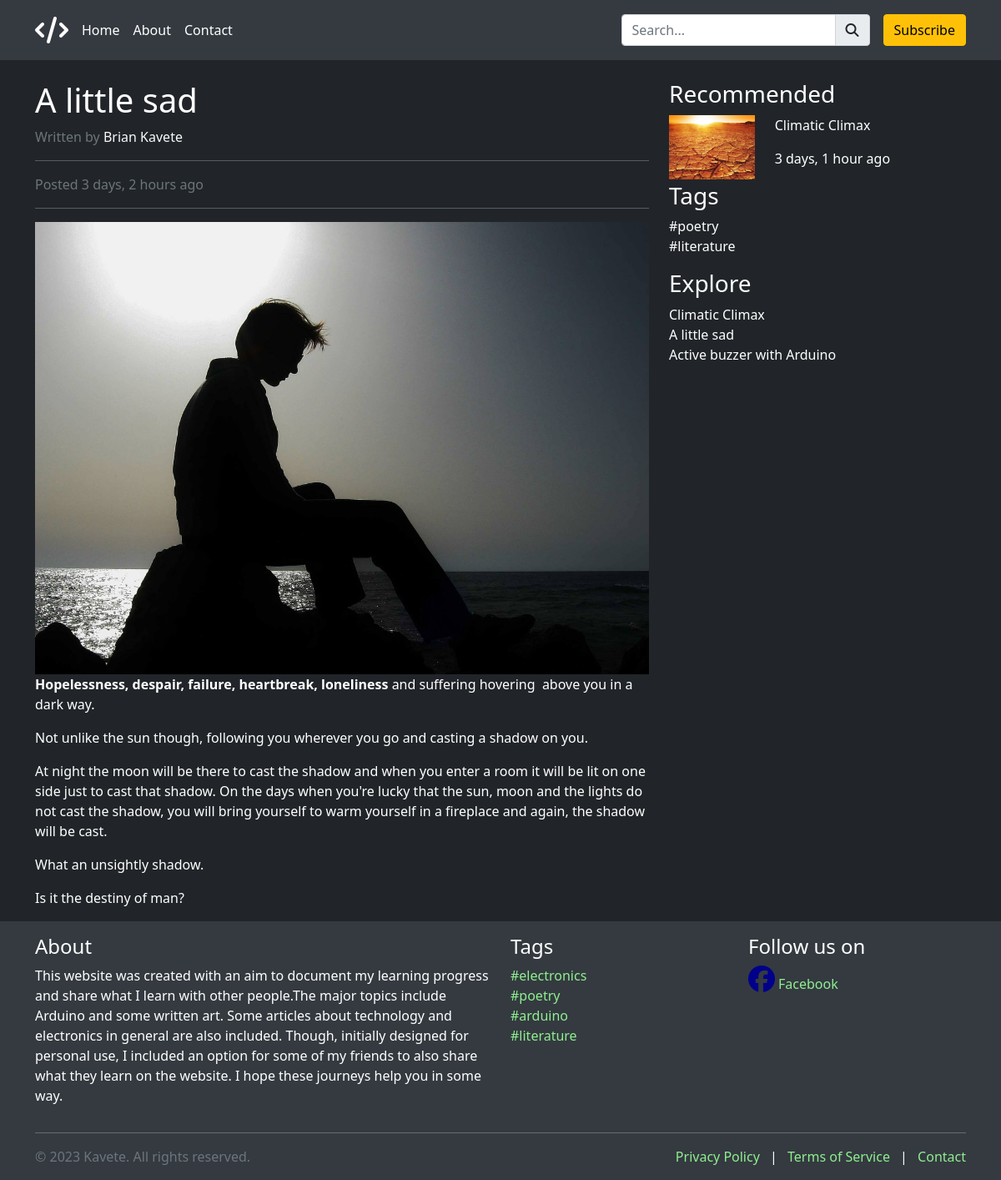
The app's page /post/a-little-sad/ with its own data.
### main_blog/models.py (models this page shows, shortened)
class BlogPost(models.Model):
    title = models.CharField(max_length=50)
    date_published = models.DateTimeField(auto_now_add=True)
    date_updated = models.DateTimeField(auto_now=True)
    author = models.ForeignKey(
        User, on_delete=models.CASCADE, related_name="blog_posts"
    )
    prepopulated_fields = {"slug": ("firstname", "lastname")}
    preview_image = models.ImageField(
        upload_to=unique_image_name, null=True, blank=True
    )
    tags = models.ManyToManyField(to=Tag, related_name="posts", blank=True)
    slug = models.SlugField(default="", null=False, unique=True)
    content = RichTextUploadingField(null=False)

class Tag(models.Model):
    name = models.CharField(max_length=100, unique=True)
    slug = models.SlugField(default="", null=False)
    def __str__(self):
        return f"{self.name}"

### main_blog/views.py (the view)
# urls.py: path('post/<slug:slug>/', blog_post_detail, name='blog_post_detail'),
def blog_post_detail(request, slug):
    post = BlogPost.objects.get(slug=slug)
    random_posts = BlogPost.objects.order_by("?")[:5]
    post_tags = post.tags.all()
    related_posts = (
        BlogPost.objects.filter(tags__in=post_tags).exclude(slug=slug).distinct()[:5]
    )
    context = {
        "blog_post": post,
        "random_posts": random_posts,
        "related_posts": related_posts,
    }
    return render(request, "blog_details.html", context)

### main_blog/forms.py
class SubscriberForm(forms.ModelForm):
    class Meta:
        model = Subscriber
        fields = ['email', 'name']
        widgets = {
            'email': forms.EmailInput(attrs={'class': 'form-control mb-3', 'placeholder': 'Your email'}),
            'name': forms.TextInput(attrs={'class': 'form-control mb-3', 'placeholder': 'Your name'}),
        }

### main_blog/context_processors.py (called while the page is built)
def get_all_tags(request):
    all_tags = Tag.objects.all().order_by("?")[:10]
    return {"all_tags": all_tags}

def subscription_form(request):
    form = SubscriberForm()
    return {'subscription_form': form}

### main_blog/templates/blog_details.html (shortened to what this page needs)
{% extends 'layout/base.html' %}
{% load humanize %}
{% block content %}
    <div class="container mt-4">
        <div class="row">
            <div class="col-md-8">
                <h1 class="post-title">{{ blog_post.title }}</h1>
                <p class="post-meta">Written by <a href="#"
                                                   class="text-decoration-none text-light">{{ blog_post.author.first_name }} {{ blog_post.author.last_name }}</a>
                </p>
                <hr>
                <p class="post-meta">Posted {{ blog_post.date_published | naturaltime }}</p>
                <hr>
                {% if blog_post.preview_image %}
                    <img src="{{ blog_post.preview_image.url }}" alt="Blog Post Image" class="img-fluid">
                {% endif %}
                <div class="post-content">
                    {{ blog_post.content | safe }}
                </div>
            </div>
            <div class="col-md-4">
                <div class="sidebar">
                {% if related_posts %}
                    <h3 class="sidebar-title">Recommended</h3>
                    {% for related_post in related_posts %}
                        <a href="/post/{{ related_post.slug }}" class="sidebar-link">
                            <div class="row">
                                <div class="col-4">
                                    {% if related_post.preview_image %}
                                    <img src="{{ related_post.preview_image.url }}" alt="Blog Post Image"
                                         class="img-fluid" style="maximum-width: 400px">
                                    {% endif %}
                                </div>
                                <div class="col-8">
                                    <p class="sidebar-title">{{ related_post.title }}</p>
                                    <p class="sidebar-meta">{{ related_post.date_published | naturaltime }}</p>
                                </div>
                            </div>
                        </a>
                    {% endfor %}
{% endif %}
                </div>
                <div class="sidebar">
                    <h3 class="sidebar-title">Tags</h3>
                    <ul class="list-unstyled">
                        {% for tag in blog_post.tags.all %}
                            <li><a href="/tags/{{ tag.slug }}" class="sidebar-link">#{{ tag.name }}</a></li>
                        {% endfor %}
                    </ul>
                </div>
                <div class="sidebar">
                    <h3 class="sidebar-title">Explore</h3>
                    <ul class="list-unstyled">
                        {% for random_post in random_posts %}
                            <li><a href="/post/{{ random_post.slug }}" class="sidebar-link">{{ random_post.title }}</a></li>
                        {% endfor %}
                    </ul>
                </div>
            </div>
        </div>
    </div>
{% endblock %}

### main_blog/templates/partials/footer.html
<footer class="p-3 footer">
    <div class="container">
        <div class="row">
            <div class="col-md-6">
                <h4 id="about">About</h4>
                <p>This website was created with an aim to document my learning progress and share what I learn with
                    other people.The major topics include Arduino and some written art. Some articles about technology
                    and electronics in general are also included.
                    Though, initially designed for personal use, I included an option for some of my friends to also
                    share what they learn on the website.
                    I hope these journeys help you in some way.</p>
            </div>
            <div class="col-md-3">
                <h4>Tags</h4>
                <ul class="list-unstyled">
                    {% for tag in all_tags %}
                            <li><a href="/tags/{{ tag }}">#{{ tag }}</a></li>
                    {% endfor %}
                </ul>
            </div>
            <div class="col-md-3">
                <h4>Follow us on</h4>
                <ul class="list-unstyled d-flex align-items-center">
                    <li class="align-items-center"><i class="fab fa-facebook me-1"></i><a href="#">Facebook</a></li>
                </ul>
            </div>
        </div>
        <hr>
        <div class="row">
            <div class="col-md-6">
                <span class="text-muted">©  {% now "Y" %} Kavete. All rights reserved.</span>
            </div>
            <div class="col-md-6 text-md-end">
                <ul class="list-inline mb-0">
                    <li class="list-inline-item"><a href="#">Privacy Policy</a></li>
                    <li class="list-inline-item">|</li>
                    <li class="list-inline-item"><a href="#">Terms of Service</a></li>
                    <li class="list-inline-item">|</li>
                    <li class="list-inline-item"><a href="#">Contact</a></li>
                </ul>
            </div>
        </div>
    </div>
</footer>

### static/css/main_styles.css (style rules this page uses)
body { background-color: #212529; color: #fff; }
.post-title { color: #fff; }
.post-meta { color: #6c757d; }
.post-content { color: #fff; }
.sidebar-title { color: #fff; }
.sidebar-link { color: #fff; }
.footer { background-color: #343a40; color: #fff; }
a { color: lightgreen; text-decoration: none; }
.fa-facebook { color: darkblue; font-size: 2em; }

### records on screen
BlogPost: title "A little sad", author.first_name "Brian", author.last_name "Kavete", date_published "3 days, 2 hours ago", preview_image (picture), content "Hopelessness, despair, failure, heartbreak, loneliness and suffering hovering above you in a dark way. Not unlike the sun though, following you wherever you go and casting a shadow on you. At night the moon will be there to cast the shadow and when you enter a room it will be lit on one side just to cast that shadow. On the days when you're lucky that the sun, moon and the lights do not cast the shadow, you will bring yourself to warm yourself in a fireplace and again, the shadow will be cast. What an unsightly shadow. Is it the destiny of man?"
BlogPost: preview_image (picture), title "Climatic Climax", date_published "3 days, 1 hour ago"
Tag: name "poetry"
Tag: name "literature"
BlogPost: title "Active buzzer with Arduino"
Tag: name "electronics"
Tag: name "arduino"
